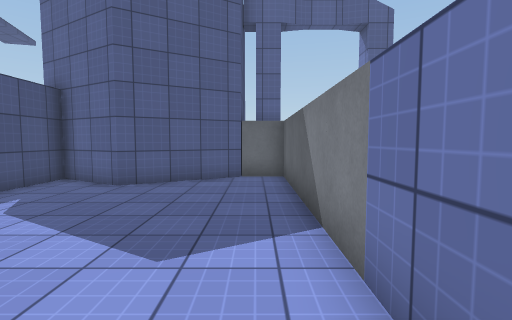
View 1 (above)

14 first-person views from a walk through a scene from a Unity 3-D project. The camera is 1.3 m above the floor, tilts 4° down and sees 85° across. The floor is counted in squares, 1 m on a side. Each view is taken from the middle of a square. On the plan, view 1 faces up. The plan holds only what a view shows up to about 13 squares ahead; the rest is blank. The place goes on beyond the plan. Surface patterns are stand-ins for the level's own textures.

View 2
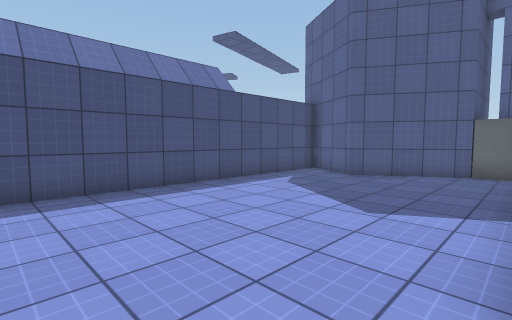

View 3
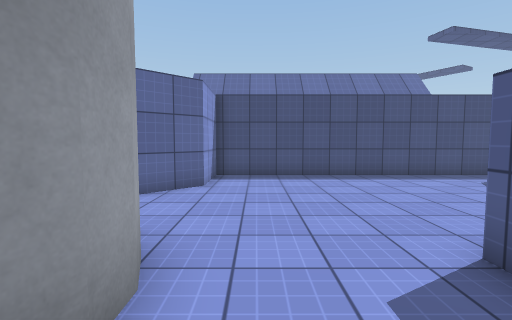

View 4
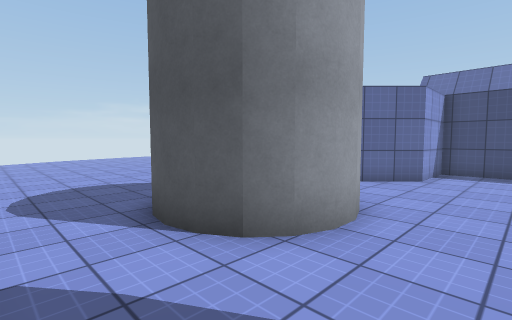

View 5
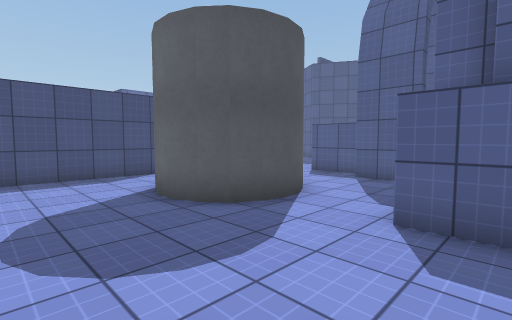

View 6
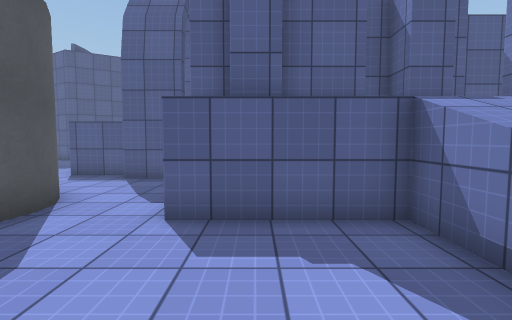

View 7
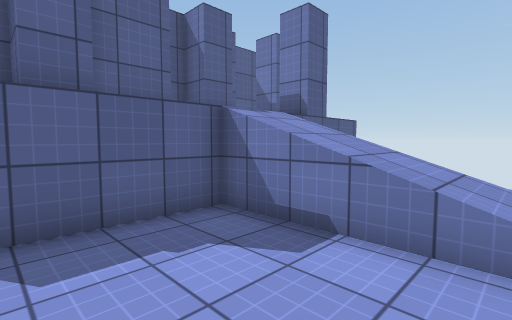

View 8
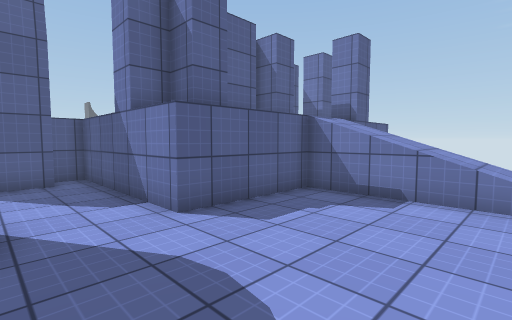

View 9
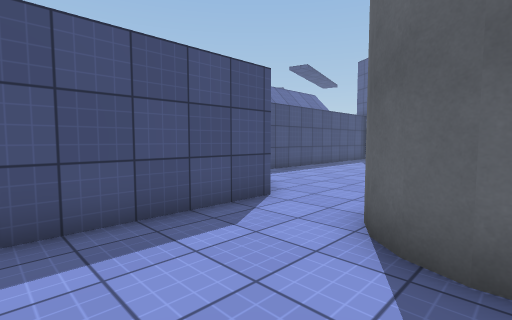

View 10
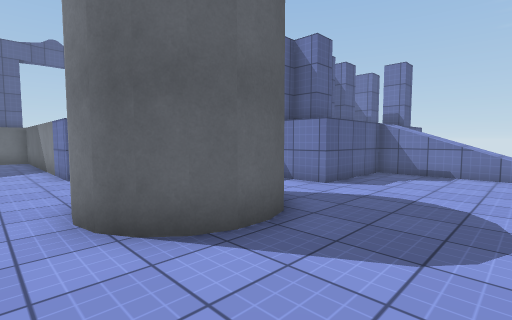

View 11
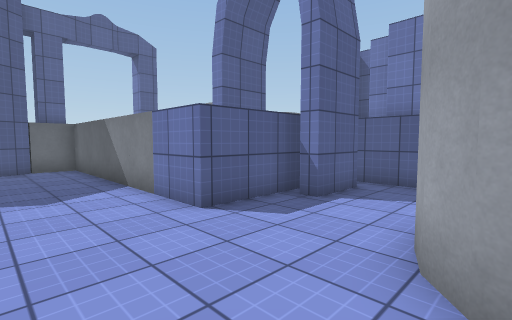

View 12
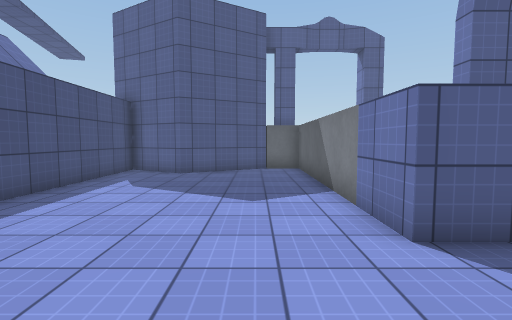

View 13
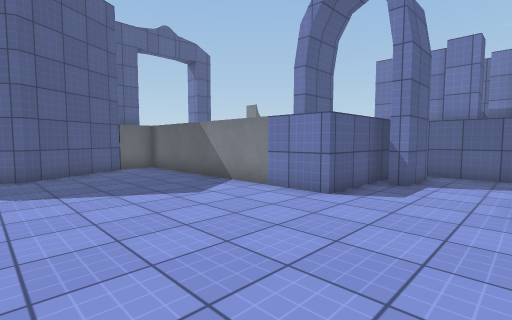

View 14
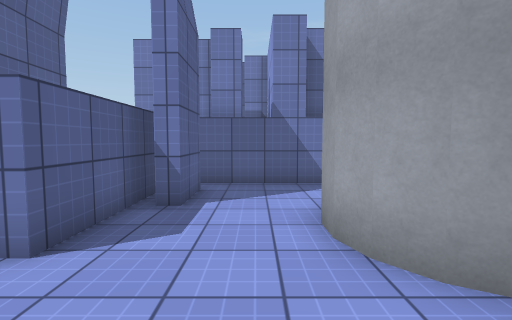

### Floor plan
Key: @ floor where view 1 was taken; # wall or solid block; x gap in a wall; . main floor; : floor 2 m higher than the main floor; / step, stairs or slope.
Columns run from 7 left of view 1 to 13 right of it. Each row starts with its distance up from view 1.
 12       #x#
 11       #
 10      ##::
  9 ######...
  8 #........
  7 #........
  6 #........
  5 #........
  4 #........
  3 #........  ##
  2 #........       #
  1 #.......#       ##
  0 #......@...##. ##
 -1 #............. #   #
 -2 #.............    ###
 -3 #.......###...#### #
 -4 #####..#####.. #
 -5     #..## ##..
 -6     #..#####......//
 -7     #...###.......//
 -8     #.............//
 -9     #.............//
-10     #.............//

Where each view was taken, in squares from view 1:
view 1: 0 up, 0 right, facing up
view 2: 2 down, 1 right, facing up-left
view 3: 2 down, 4 right, facing left
view 4: 1 down, 6 right, facing down-left
view 5: 10 down, 8 right, facing up-left
view 6: 10 down, 8 right, facing up
view 7: 10 down, 7 right, facing up-right
view 8: 10 down, 4 right, facing up-right
view 9: 10 down, 2 right, facing up-left
view 10: 10 down, 1 left, facing up-right
view 11: 4 down, 2 left, facing up-right
view 12: 3 down, 1 left, facing up
view 13: 3 down, 5 left, facing up-right
view 14: 2 down, 2 left, facing right
